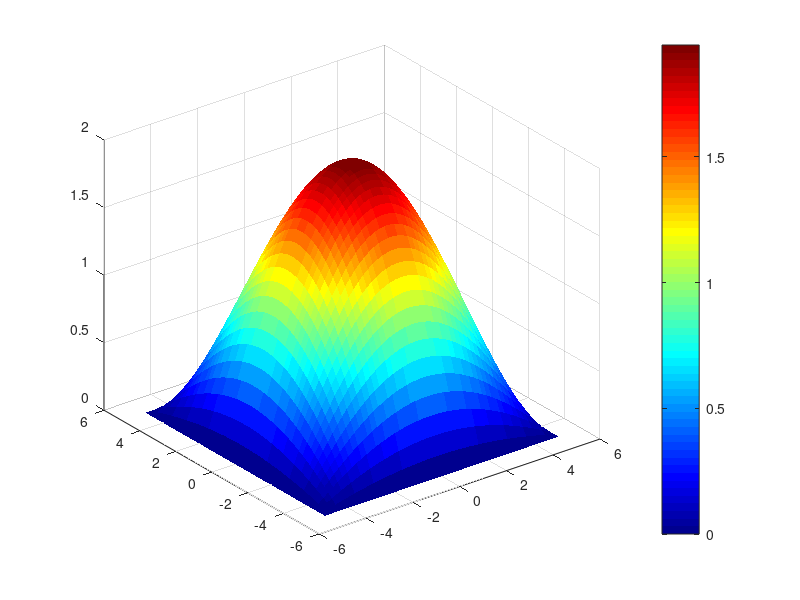

Write MATLAB code to recreate this figure. (Note: this script raises an error after producing the figure.)
clear; clc; close all;

a = 5; b = 5; 
Lx = 2*a; Ly = 2*b;   
h = 1;               
n_layer = 2;          
t = h / n_layer;      
layup = [0, 90];     
q0 = 1e-3;           

E1 = 25;
E2 = E1 / 25;
G12 = 0.5 * E2;
G13 = G12;
G23 = 0.2 * E2;
mu12 = 0.25;
mu21 = mu12 * E2 / E1;
Ks = 5/6;             

Q11 = E1 / (1 - mu12 * mu21);
Q12 = mu12 * E2 / (1 - mu12 * mu21);
Q22 = E2 / (1 - mu12 * mu21);
Q66 = G12;
Q = [Q11, Q12, 0; Q12, Q22, 0; 0, 0, Q66];

A = zeros(3,3); B = zeros(3,3); D = zeros(3,3);
A44 = 0; A55 = 0;

for i = 1:n_layer
    phi = layup(i);
    m = cosd(phi); n = sind(phi);
    
    T = [m^2, n^2, m*n; n^2, m^2, -m*n; -2*m*n, 2*m*n, m^2-n^2];
    Q_bar = T' * Q * T;
    
    z1 = (i - 1 - n_layer/2) * t;
    z2 = (i - n_layer/2) * t;
    
    A = A + Q_bar * (z2 - z1);
    B = B + Q_bar * (z2^2 - z1^2) / 2;
    D = D + Q_bar * (z2^3 - z1^3) / 3;
    
    if phi == 0
        Q44_bar = G23; Q55_bar = G13;
    else
        Q44_bar = G13; Q55_bar = G23;
    end
    A44 = A44 + Q44_bar * (z2 - z1);
    A55 = A55 + Q55_bar * (z2 - z1);
end

m_terms = 100;
n_terms = 100; 

[X_grid, Y_grid] = meshgrid(linspace(0, Lx, 50), linspace(0, Ly, 50));
W_domain = zeros(50, 50);
w_center = 0; 

for m = 1:2:m_terms
    for n = 1:2:n_terms
        alpha_m = m * pi / Lx;
        beta_n = n * pi / Ly;
        K = zeros(5,5);
        K(1,1) = A(1,1)*alpha_m^2 + A(3,3)*beta_n^2; 
        K(1,2) = (A(1,2) + A(3,3))*alpha_m*beta_n;
        K(1,4) = B(1,1)*alpha_m^2 + B(3,3)*beta_n^2; 
        K(1,5) = (B(1,2) + B(3,3))*alpha_m*beta_n;
        K(2,1) = K(1,2); 
        K(2,2) = A(3,3)*alpha_m^2 + A(2,2)*beta_n^2;
        K(2,4) = K(1,5); 
        K(2,5) = B(3,3)*alpha_m^2 + B(2,2)*beta_n^2;
        K(3,3) = Ks*A55*alpha_m^2 + Ks*A44*beta_n^2; 
        K(3,4) = Ks*A55*alpha_m; 
        K(3,5) = Ks*A44*beta_n;
        K(4,1) = K(1,4); K(4,2) = K(2,4); K(4,3) = K(3,4);
        K(4,4) = D(1,1)*alpha_m^2 + D(3,3)*beta_n^2 + Ks*A55; 
        K(4,5) = (D(1,2) + D(3,3))*alpha_m*beta_n;
        K(5,1) = K(1,5); K(5,2) = K(2,5); K(5,3) = K(3,5); K(5,4) = K(4,5);
        K(5,5) = D(3,3)*alpha_m^2 + D(2,2)*beta_n^2 + Ks*A44;
        
        F = [0; 0; (16*q0) / (pi^2*m*n); 0; 0];

        d = K \ F;
        W_mn = d(3);
        
        W_domain = W_domain + W_mn * sin(alpha_m * X_grid) .* sin(beta_n * Y_grid);
        w_center = w_center + W_mn * sin(alpha_m * Lx/2) * sin(beta_n * Ly/2);
    end
end

W_bar_matrix = W_domain * 100 * (h^3) * E2 / (q0 * Lx^4);
w_bar_center = w_center * 100 * (h^3) * E2 / (q0 * Lx^4);

fprintf('Độ võng lớn nhất: %.4f\n', w_bar_center);

figure('Color', 'w', 'Position', [100, 100, 800, 600]);
surf(X_grid - a, Y_grid - b, W_bar_matrix, 'EdgeColor', 'none');
colormap(jet); 
cb = colorbar;
cb.Label.String = 'Độ võng';
cb.Label.FontSize = 12;

title('Mặt cong biến dạng FSDT', 'FontSize', 14);
xlabel('Trục X (mm)', 'FontSize', 12);
ylabel('Trục Y (mm)', 'FontSize', 12);
zlabel('Độ võng W_{bar}', 'FontSize', 12);
axis tight; grid on; view(-35, 45);
